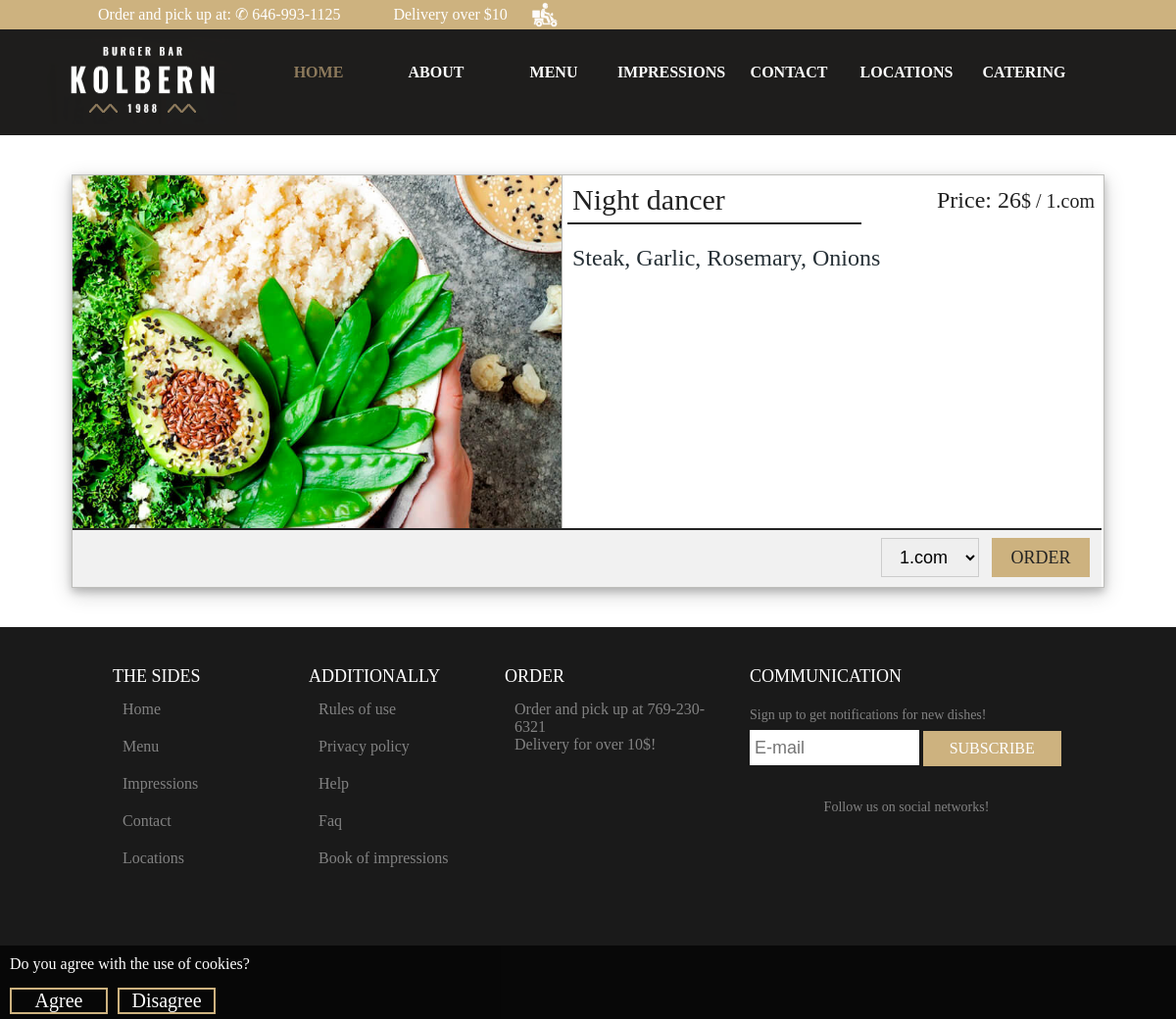
/prikaz.php?id=48, run on the app's committed database.
### tables this page shows
CREATE TABLE `jela` (
  `id` int(7) NOT NULL,
  `jelo` text NOT NULL,
  `tip` text NOT NULL,
  `opis` text NOT NULL,
  `slika` varchar(100) NOT NULL,
  `cena` int(7) NOT NULL,
  `datum` timestamp NOT NULL DEFAULT CURRENT_TIMESTAMP
);

### prikaz.php (the view, shortened to what this page needs)
<?php include("head.php"); ?>
<?php
$id=$_GET["id"];
$sql="SELECT * FROM jela WHERE id=$id";
$upit=mysqli_query($conn,$sql);
$red=mysqli_fetch_assoc($upit);
?>
<div class="prikaz">
<img src="<?=$red["slika"]?>">
<nav>
<header><?=$red["jelo"]?></header>
<footer style="font-family:geomanist;">Price: <?=$red["cena"]?><small>$ / 1.com</small></footer>
</nav>
<main <?=$pad?>><?=$red["opis"]?></main>
<div class="nosiformu">
<form action="korpa.php" method="post">
<select name="kolicina">
<option value="1"><?php if($red["tip"]=="pice"){echo "1.com";} else{echo "1.com";} ?></option>
</select>
<input type="submit" value="ORDER">
</form>
</div>
</div>
<?php include("futer.php"); ?>

### style.css (style rules this page uses)
html { font-size:100%; }
html { scroll-behavior:smooth; }
body { margin:0; padding:0; font-size:16px; background:#f0f0fa; font-family:geomanist; }
* { box-sizing:border-box; -webkit-box-sizing:border-box; -moz-box-sizing:border-box; -o-box-sizing:border-box; }
footer { background:#1a1a1a; }

### prikaz.php (style rules this page uses)
body { background:#fff; }
.prikaz { width:1054px; min-height:300px; margin:40px auto; border:solid 1px #bebebb; overflow:hidden; box-shadow: 0 4px 8px 0 rgba(0, 0, 0, 0.2), 0 6px 20px 0 rgba(0, 0, 0, 0.19); }
.prikaz::after { clear:both; display:table; content:""; }
.prikaz img { display:block; width:500px; height:360px; object-fit:cover; float:left; background:#fff; border-right:solid 1px #bebebb; background:#f1f1f1; }
.prikaz nav { width:548px; float:left; margin:0; }
.prikaz nav::after { clear:both; display:table; content:""; }
.prikaz header { width:300px; min-height:50px; line-height:30px; font-size:30px; padding-left:5px; padding-top:10px; color:#222; float:left; border-bottom:solid 2px #222; font-family:geomanist; margin-left:5px; }
.prikaz footer { width:243px; min-height:50px; line-height:50px; text-align:right; padding-right:5px; color:#222; background:#fff; font-size:24px; float:left; }
.prikaz main { width:548px; height:300px; color:#263036; white-space:pre-wrap; padding:20px 20px 20px 10px; float:left; font-family:geomanist; font-size:24px; }
.prikaz form { width:300px; padding:2px 0; text-align:center; position:absolute; right:0; }
.prikaz select { width:100px; height:40px; font-size:18px; margin:6px 50px 0 0; padding-left:14px; outline:none; border:solid 1px #ccc; }
.prikaz input[type="submit"] { width:100px; height:40px; font-size:18px; background:#cdb27f; color:#222; border:none; position:absolute; right:12px; top:8px; transition:ease 0.5s; font-family:geomanist; outline:none; }
.nosiformu { width:1050px; height:60px; position:relative; background:#f1f1f1; border-top:solid 2px #222; }

### data on the page
jela: slika (picture), jelo "Night dancer", cena "26", opis "Steak, Garlic, Rosemary, Onions", kolicina "1.com"
